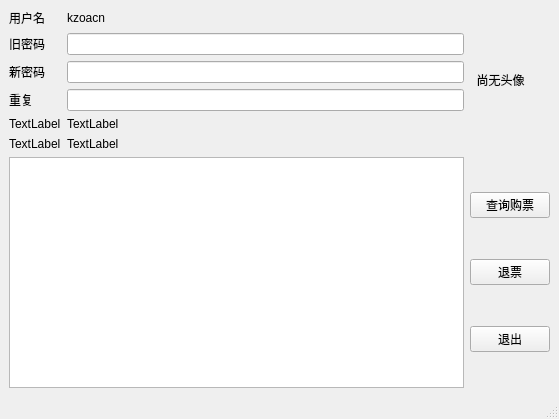
<?xml version="1.0" encoding="UTF-8"?>
<ui version="4.0">
 <class>MineWindow</class>
 <widget class="QMainWindow" name="MineWindow">
  <property name="geometry">
   <rect>
    <x>0</x>
    <y>0</y>
    <width>559</width>
    <height>419</height>
   </rect>
  </property>
  <property name="windowTitle">
   <string>MainWindow</string>
  </property>
  <widget class="QWidget" name="centralwidget">
   <layout class="QGridLayout" name="gridLayout">
    <item row="0" column="1">
     <layout class="QGridLayout" name="gridLayout_2">
      <item row="1" column="0">
       <widget class="QLabel" name="label_2">
        <property name="text">
         <string>旧密码</string>
        </property>
       </widget>
      </item>
      <item row="0" column="1">
       <widget class="QLabel" name="label">
        <property name="text">
         <string>kzoacn</string>
        </property>
       </widget>
      </item>
      <item row="4" column="1">
       <widget class="QLineEdit" name="lineEdit_2"/>
      </item>
      <item row="3" column="1">
       <widget class="QLineEdit" name="lineEdit"/>
      </item>
      <item row="1" column="1">
       <widget class="QLineEdit" name="lineEdit_3"/>
      </item>
      <item row="3" column="0">
       <widget class="QLabel" name="label_3">
        <property name="text">
         <string>新密码</string>
        </property>
       </widget>
      </item>
      <item row="6" column="1">
       <widget class="QLabel" name="label_6">
        <property name="text">
         <string>TextLabel</string>
        </property>
       </widget>
      </item>
      <item row="6" column="0">
       <widget class="QLabel" name="label_5">
        <property name="text">
         <string>TextLabel</string>
        </property>
       </widget>
      </item>
      <item row="4" column="0">
       <widget class="QLabel" name="label_4">
        <property name="text">
         <string>重复</string>
        </property>
       </widget>
      </item>
      <item row="5" column="0">
       <widget class="QLabel" name="label_7">
        <property name="text">
         <string>TextLabel</string>
        </property>
       </widget>
      </item>
      <item row="5" column="1">
       <widget class="QLabel" name="label_8">
        <property name="text">
         <string>TextLabel</string>
        </property>
       </widget>
      </item>
      <item row="0" column="0">
       <widget class="QLabel" name="label_9">
        <property name="text">
         <string>用户名</string>
        </property>
       </widget>
      </item>
     </layout>
    </item>
    <item row="2" column="2">
     <layout class="QVBoxLayout" name="verticalLayout">
      <item>
       <widget class="QPushButton" name="queryTicket">
        <property name="text">
         <string>查询购票</string>
        </property>
       </widget>
      </item>
      <item>
       <widget class="QPushButton" name="pushButton_2">
        <property name="text">
         <string>退票</string>
        </property>
       </widget>
      </item>
      <item>
       <widget class="QPushButton" name="exit">
        <property name="text">
         <string>退出</string>
        </property>
       </widget>
      </item>
     </layout>
    </item>
    <item row="2" column="1">
     <widget class="QTableView" name="tableView"/>
    </item>
    <item row="0" column="2">
     <widget class="QLabel" name="label_10">
      <property name="text">
       <string>  尚无头像</string>
      </property>
     </widget>
    </item>
   </layout>
  </widget>
  <widget class="QMenuBar" name="menubar">
   <property name="geometry">
    <rect>
     <x>0</x>
     <y>0</y>
     <width>559</width>
     <height>28</height>
    </rect>
   </property>
  </widget>
  <widget class="QStatusBar" name="statusbar"/>
 </widget>
 <resources/>
 <connections>
  <connection>
   <sender>exit</sender>
   <signal>clicked()</signal>
   <receiver>MineWindow</receiver>
   <slot>close()</slot>
   <hints>
    <hint type="sourcelabel">
     <x>508</x>
     <y>354</y>
    </hint>
    <hint type="destinationlabel">
     <x>279</x>
     <y>209</y>
    </hint>
   </hints>
  </connection>
 </connections>
</ui>
